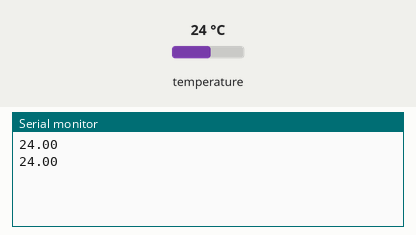
This sketch was run on a simulated ESP8266 (NodeMCU). On the bench: the last lines printed to the serial monitor. The test bench sets the inputs (shaded band); at power-on: temperature 24 °C.

Above: at 2.3 s.
2.4 s: temperature set to 12 °C
At 2.4 s:
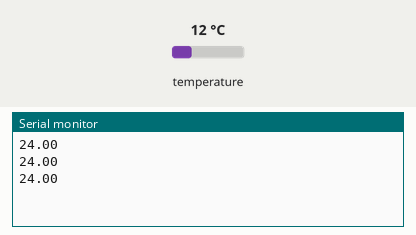
3.9 s: temperature set to 19 °C
At 3.9 s:
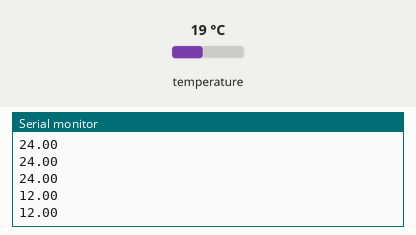
Timing chart, 0 to 6.9 s (numbered marks = the images above; inputs shaded):
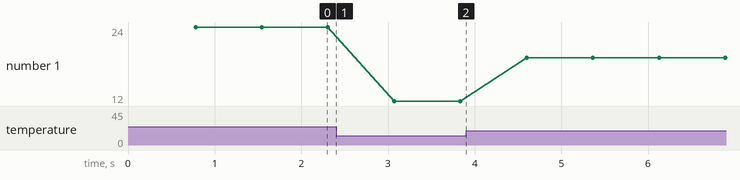

The sketch:

ds18b20.ino
```cpp
//библиотеки для работы с ds
#include <OneWire.h>
#include <DallasTemperature.h>

//общение с датчиком по oneWire
OneWire oneWire(D4);

//экземпляр датчика
DallasTemperature sensors(&oneWire);

void setup(void)
{
  Serial.begin(115200);
  //инициализируем датчик
  sensors.begin();
}

void loop(void)
{
  //запрос на измерение температуры
  sensors.requestTemperatures();
  //получаем температуру с первого датчика(можно подключить несколько)
  float tempC = sensors.getTempCByIndex(0);
  //выводим в монитор порта
  Serial.println(tempC);
}
```

Measured:
- plotted number 1: 24 → 12 after the input at 2.4 s, 12 → 19 after the input at 3.9 s
